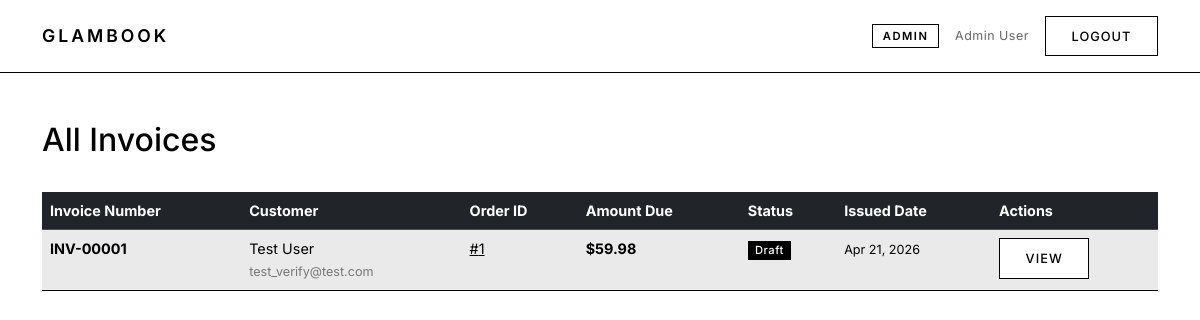
Screenshot of /marketplace/admin/invoices/ (signed in) with the database file from the repository.
### glambookapp/models.py (models this page shows, shortened)
class UserProfile(models.Model):
    ROLE_CHOICES = [
        ('customer', 'Customer'),
        ('staff', 'Staff'),
        ('admin', 'Admin'),
    ]
    user = models.OneToOneField(User, on_delete=models.CASCADE, related_name='profile')
    role = models.CharField(max_length=20, choices=ROLE_CHOICES, default='customer')

### marketplace/models.py (models this page shows, shortened)
class Invoice(models.Model):
    STATUS_CHOICES = (
        ('draft', 'Draft'),
        ('issued', 'Issued'),
        ('paid', 'Paid'),
        ('overdue', 'Overdue'),
    )
    order = models.OneToOneField(Order, on_delete=models.CASCADE, related_name='invoice')
    invoice_number = models.CharField(max_length=50, unique=True)
    status = models.CharField(max_length=20, choices=STATUS_CHOICES, default='draft')
    amount_due = models.DecimalField(max_digits=10, decimal_places=2)
    issued_date = models.DateTimeField(auto_now_add=True)
    due_date = models.DateField(null=True, blank=True)
    class Meta:
        ordering = ['-issued_date']

class Order(models.Model):
    STATUS_CHOICES = (
        ('pending', 'Pending'),
        ('confirmed', 'Confirmed'),
        ('shipped', 'Shipped'),
        ('delivered', 'Delivered'),
        ('cancelled', 'Cancelled'),
    )
    customer = models.ForeignKey(User, on_delete=models.CASCADE, related_name='marketplace_orders')
    status = models.CharField(max_length=20, choices=STATUS_CHOICES, default='pending')
    total_amount = models.DecimalField(max_digits=10, decimal_places=2, default=0)
    created_at = models.DateTimeField(auto_now_add=True)
    updated_at = models.DateTimeField(auto_now=True)
    class Meta:
        ordering = ['-created_at']

### marketplace/views.py (the view)
    def wrapper(request, *args, **kwargs):
        profile = getattr(request.user, 'profile', None)
        if not profile or profile.role != 'admin':
            messages.error(request, 'Access denied. Admin only.')
            return redirect('home')
        return view_func(request, *args, **kwargs)

### marketplace/views.py (called while the page is built)
def admin_required(view_func):
    def wrapper(request, *args, **kwargs):
        profile = getattr(request.user, 'profile', None)
        if not profile or profile.role != 'admin':
            messages.error(request, 'Access denied. Admin only.')
            return redirect('home')
        return view_func(request, *args, **kwargs)
    wrapper.__name__ = view_func.__name__
    return login_required(wrapper)

@admin_required
def all_invoices(request):
    invoices = Invoice.objects.select_related('order', 'order__customer').order_by('-issued_date')
    return render(request, 'marketplace/admin/all_invoices.html', {'invoices': invoices})

### templates/marketplace/admin/all_invoices.html (shortened to what this page needs)
{% extends "glambookapp/base.html" %}
{% block content %}
<div class="container mt-5">
    <div class="row mb-4">
        <div class="col">
            <h2>All Invoices</h2>
        </div>
    </div>
    {% if invoices %}
    <div class="table-responsive">
        <table class="table table-striped table-hover">
            <thead class="table-dark">
                <tr>
                    <th>Invoice Number</th>
                    <th>Customer</th>
                    <th>Order ID</th>
                    <th>Amount Due</th>
                    <th>Status</th>
                    <th>Issued Date</th>
                    <th>Actions</th>
                </tr>
            </thead>
            <tbody>
                {% for invoice in invoices %}
                <tr>
                    <td>
                        <strong>{{ invoice.invoice_number }}</strong>
                    </td>
                    <td>
                        {{ invoice.order.customer.first_name }} {{ invoice.order.customer.last_name }}<br>
                        <small class="text-muted">{{ invoice.order.customer.email }}</small>
                    </td>
                    <td>
                        <a href="{% url 'marketplace:order_detail' invoice.order.id %}">#{{ invoice.order.id }}</a>
                    </td>
                    <td><strong>${{ invoice.amount_due }}</strong></td>
                    <td>
                        {% if invoice.status == 'draft' %}
                        <span class="badge bg-secondary">Draft</span>
                        {% elif invoice.status == 'issued' %}
                        <span class="badge bg-info">Issued</span>
                        {% elif invoice.status == 'paid' %}
                        <span class="badge bg-success">Paid</span>
                        {% elif invoice.status == 'overdue' %}
                        <span class="badge bg-danger">Overdue</span>
                        {% else %}
                        <span class="badge bg-secondary">{{ invoice.status }}</span>
                        {% endif %}
                    </td>
                    <td>
                        <small>{{ invoice.issued_date|date:"M d, Y" }}</small>
                    </td>
                    <td>
                        <a href="{% url 'marketplace:invoice_detail' invoice.id %}" class="btn btn-sm btn-info" target="_blank">View</a>
                    </td>
                </tr>
                {% endfor %}
            </tbody>
        </table>
    </div>
    {% else %}
    <div class="alert alert-info" role="alert">
        <i class="bi bi-info-circle"></i> No invoices yet.
    </div>
    {% endif %}
</div>
{% endblock %}

### templates/glambookapp/base.html (shortened to what this page needs)
<!DOCTYPE html>
<html lang="en">
<head>
    <link href="https://cdn.jsdelivr.net/npm/bootstrap@5.3.3/dist/css/bootstrap.min.css" rel="stylesheet">
    <link href="https://cdn.jsdelivr.net/npm/bootstrap-icons@1.11.3/font/bootstrap-icons.css" rel="stylesheet">
</head>
<body>
    {% if request.user.is_authenticated %}
    <nav class="site-nav">
        <div class="container d-flex align-items-center justify-content-between">
            <a class="brand" href="{% url 'home' %}">GlamBook</a>
            <div class="d-flex align-items-center gap-3">
                <span class="role-tag">{{ request.user.profile.get_role_display }}</span>
                <span class="nav-meta d-none d-md-inline">{{ request.user.get_full_name|default:request.user.username }}</span>
                <form method="post" action="{% url 'logout' %}">
                    <button type="submit" class="btn btn-outline-dark btn-sm">Logout</button>
                </form>
            </div>
        </div>
    </nav>
    {% endif %}
    {% block content %}{% endblock %}
</body>
</html>

### templates/glambookapp/base.html (style rules this page uses)
* { box-sizing: border-box; }
body { font-family: 'Inter', sans-serif; background: #fff; color: #000; font-size: 0.9rem; }
.site-nav { border-bottom: 1px solid #000; padding: 1rem 0; background: #fff; }
.site-nav .brand { font-size: 1.1rem; font-weight: 600; letter-spacing: 3px; text-transform: uppercase; color: #000; text-decoration: none; }
.site-nav .nav-meta { font-size: 0.78rem; color: #666; letter-spacing: 0.5px; }
.site-nav .role-tag { font-size: 0.7rem; font-weight: 600; letter-spacing: 1.5px; text-transform: uppercase; border: 1px solid #000; padding: 0.15rem 0.6rem; color: #000; }
.btn-outline-dark, .btn-secondary { background: #fff; color: #000; border: 1px solid #000; border-radius: 0; font-size: 0.8rem; font-weight: 500; letter-spacing: 1px; text-transform: uppercase; padding: 0.6rem 1.6rem; transition: background 0.15s, color 0.15s; }
.btn-warning, .btn-info { background: #fff; color: #000; border: 1px solid #000; border-radius: 0; font-size: 0.8rem; font-weight: 500; letter-spacing: 1px; text-transform: uppercase; padding: 0.6rem 1.6rem; transition: background 0.15s, color 0.15s; }
.badge { background: #000 !important; color: #fff !important; border-radius: 0; font-size: 0.7rem; font-weight: 500; letter-spacing: 0.5px; }
.table { border-color: #000; }
.table-striped > tbody > tr:nth-of-type(odd) > * { background-color: #f7f7f7; }
a { color: #000; }
.text-muted { color: #777 !important; }

### rows the page displays
Invoice: invoice_number "INV-00001", order.customer.first_name "Test", order.customer.last_name "User", order.customer.email "test_verify@test.com", order.id "1", amount_due "59.98", status "Draft", issued_date "Apr 21, 2026"

### other values shown
{{ request.user.profile.get_role_display }} "ADMIN"
{{ request.user.get_full_name|default:request.user.username }} "Admin User"
